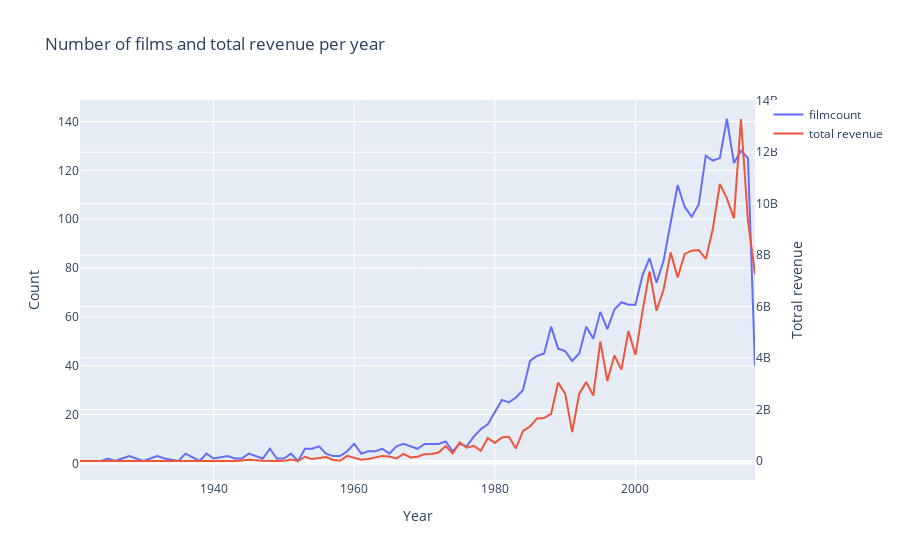

This figure's notebook cell:
### Markdown cell above
### Task 6: Number of Films and Revenue Per Year

### Code cell
d1 = train['release_date_year'].value_counts().sort_index()
d2 = train.groupby(['release_date_year'])['revenue'].sum()

# visualize both the number of films and total revenue per year
data = [go.Scatter(x=d1.index, y=d1.values, name='filmcount'),
       go.Scatter(x=d2.index, y=d2.values, name='total revenue', yaxis='y2')]

layout= go.Layout(dict(title = "Number of films and total revenue per year",
                      xaxis = dict(title = 'Year'),
                      yaxis = dict(title = 'Count'),
                      yaxis2 = dict(title = 'Totral revenue', overlaying='y', side='right')),
                    legend = dict(orientation='v'))
py.iplot(dict(data=data, layout=layout))
